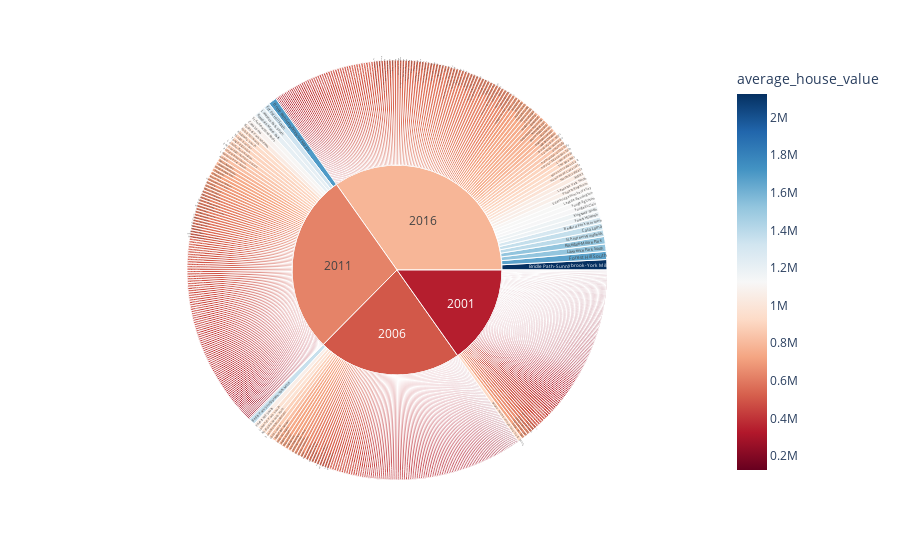

Source (notebook cell):
### Code cell
# Create the sunburst chart

px.sunburst(sunburst_data,
            path=["year", "neighbourhood"],
            values="average_house_value",
            color_continuous_scale="rdbu",
            color="average_house_value",
            title="Cost Analysis of Most Expensive Neighbourhoods in Toronto per Year"
           )

### Figure 1 — Plotly figure (JSON) as saved in the notebook; plotly's stock layout.template omitted (floating-point values rounded to 4 significant figures; data arrays with more than 128 entries replaced by an {"elided": "..."} marker saying what was removed)
{"data": [{"branchvalues": "total", "customdata": {"elided": "564x1 float values"}, "domain": {"x": [0, 1], "y": [0, 1]}, "hovertemplate": "labels=%{label}<br>average_house_value_sum=%{value}<br>parent=%{parent}<br>id=%{id}<br>average_house_value=%{color}<extra></extra>", "ids": {"elided": "564 str values"}, "labels": {"elided": "564 str values"}, "marker": {"coloraxis": "coloraxis", "colors": {"elided": "564 float values"}}, "name": "", "parents": {"elided": "564 str values"}, "type": "sunburst", "values": {"elided": "564 int values"}}], "layout": {"autosize": true, "coloraxis": {"colorbar": {"title": {"text": "average_house_value"}}, "colorscale": [[0, "rgb(103,0,31)"], [0.1, "rgb(178,24,43)"], [0.2, "rgb(214,96,77)"], [0.3, "rgb(244,165,130)"], [0.4, "rgb(253,219,199)"], [0.5, "rgb(247,247,247)"], [0.6, "rgb(209,229,240)"], [0.7, "rgb(146,197,222)"], [0.8, "rgb(67,147,195)"], [0.9, "rgb(33,102,172)"], [1, "rgb(5,48,97)"]]}, "legend": {"tracegroupgap": 0}, "margin": {"t": 60}}}
